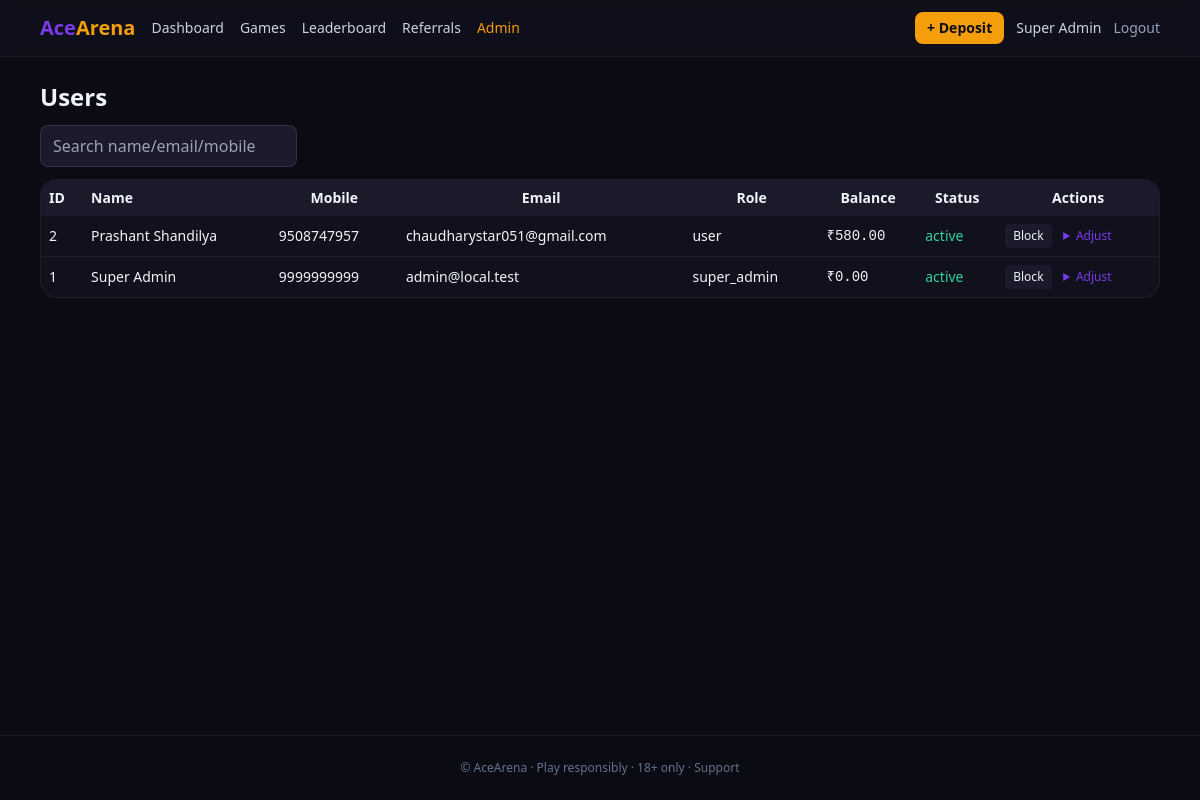
Page /admin/users (signed in) on the committed database.
### app/models.py (models this page shows, shortened)
class User(UserMixin, db.Model):
    __tablename__ = "users"
    id = db.Column(db.Integer, primary_key=True)
    name = db.Column(db.String(120))
    email = db.Column(db.String(190), unique=True, index=True)
    mobile = db.Column(db.String(20), unique=True, index=True)
    password_hash = db.Column(db.String(255))
    role = db.Column(db.String(32), default="user")  # user, support_admin, finance_admin, super_admin
    is_blocked = db.Column(db.Boolean, default=False)
    is_verified = db.Column(db.Boolean, default=False)
    referral_code = db.Column(db.String(16), unique=True, index=True)
    referred_by_id = db.Column(db.Integer, db.ForeignKey("users.id"))
    last_login_ip = db.Column(db.String(64))
    failed_attempts = db.Column(db.Integer, default=0)
    locked_until = db.Column(db.DateTime)
    created_at = db.Column(db.DateTime, default=datetime.utcnow)
    def is_admin(self): return self.role in ("super_admin", "finance_admin", "support_admin")

### app/admin/routes.py (the view)
@bp.route("/users")
@login_required
@admin_required()
def users():
    q = request.args.get("q", "").strip()
    query = User.query
    if q:
        query = query.filter((User.email.ilike(f"%{q}%")) | (User.mobile.ilike(f"%{q}%"))
                             | (User.name.ilike(f"%{q}%")))
    rows = query.order_by(User.id.desc()).limit(200).all()
    return render_template("admin/users.html", rows=rows, q=q,
                           balances={u.id: wallet_balance(u.id) for u in rows})

### app/models.py (called while the page is built)
def wallet_balance(user_id, wallet_type=None):
    q = db.session.query(func.coalesce(func.sum(WalletTransaction.amount), 0)) \
        .filter(WalletTransaction.user_id == user_id)
    if wallet_type:
        q = q.filter(WalletTransaction.wallet_type == wallet_type)
    return Decimal(q.scalar() or 0)

### app/utils.py (called while the page is built)
def admin_required(roles=None):
    roles = roles or ("super_admin", "finance_admin", "support_admin")
    def deco(fn):
        @wraps(fn)
        def wrapper(*a, **kw):
            if not current_user.is_authenticated or current_user.role not in roles:
                abort(403)
            return fn(*a, **kw)
        return wrapper
    return deco

### app/templates/admin/users.html (shortened to what this page needs)
{% extends "base.html" %}{% block content %}
<h1 class="text-2xl font-bold mb-3">Users</h1>
<form class="mb-3"><input name="q" value="{{ q }}" placeholder="Search name/email/mobile"
  class="px-3 py-2 rounded-lg bg-ink-700 border border-white/10"></form>
<div class="rounded-2xl bg-ink-800 border border-white/5 overflow-x-auto"><table class="w-full text-sm">
<thead class="bg-ink-700"><tr><th class="p-2 text-left">ID</th><th class="p-2 text-left">Name</th><th class="p-2">Mobile</th><th class="p-2">Email</th><th class="p-2">Role</th><th class="p-2">Balance</th><th class="p-2">Status</th><th class="p-2">Actions</th></tr></thead>
<tbody class="divide-y divide-white/5">
{% for u in rows %}<tr>
<td class="p-2">{{ u.id }}</td><td class="p-2">{{ u.name }}</td>
<td class="p-2">{{ u.mobile }}</td><td class="p-2">{{ u.email }}</td>
<td class="p-2">{{ u.role }}</td>
<td class="p-2 font-mono">₹{{ '%.2f'|format(balances[u.id]) }}</td>
<td class="p-2">{% if u.is_blocked %}<span class="text-rose-400">blocked</span>{% else %}<span class="text-emerald-400">active</span>{% endif %}</td>
<td class="p-2 whitespace-nowrap">
  <form method="post" action="{{ url_for('admin.block_user', uid=u.id) }}" class="inline">
    <button class="px-2 py-1 rounded bg-ink-700 text-xs">{{ 'Unblock' if u.is_blocked else 'Block' }}</button>
  </form>
  <details class="inline-block ml-2"><summary class="text-xs cursor-pointer text-brand-500">Adjust</summary>
  </details>
</td></tr>{% endfor %}
</tbody></table></div>{% endblock %}

### app/templates/base.html (shortened to what this page needs)
<!doctype html>
<html lang="en">
<head>
<script src="https://cdn.tailwindcss.com"></script>
<link rel="stylesheet" href="{{ url_for('static', filename='css/app.css') }}">
</head>
<body class="bg-ink-900 text-slate-100 min-h-screen flex flex-col">
<nav class="bg-ink-800/80 backdrop-blur border-b border-white/5 sticky top-0 z-50">
  <div class="max-w-6xl mx-auto px-4 py-3 flex items-center gap-4">
    <a href="{{ url_for('home') }}" class="font-extrabold text-xl">
      <span class="text-brand-500">Ace</span><span class="text-accent-400">Arena</span>
    </a>
    <div class="hidden md:flex gap-4 text-sm text-slate-300">
      {% if current_user.is_authenticated %}
        <a href="{{ url_for('wallet.dashboard') }}" class="hover:text-white">Dashboard</a>
        <a href="{{ url_for('games.lobby') }}" class="hover:text-white">Games</a>
        <a href="{{ url_for('games.leaderboard') }}" class="hover:text-white">Leaderboard</a>
        <a href="{{ url_for('referrals.index') }}" class="hover:text-white">Referrals</a>
        {% if current_user.is_admin() %}
        <a href="{{ url_for('admin.dashboard') }}" class="text-accent-400 hover:text-accent-500">Admin</a>
        {% endif %}
      {% endif %}
    </div>
    <div class="ml-auto flex items-center gap-3">
      {% if current_user.is_authenticated %}
        <a href="{{ url_for('payments.deposit') }}"
           class="px-3 py-1.5 rounded-lg bg-accent-400 text-ink-900 font-semibold text-sm">+ Deposit</a>
        <a href="{{ url_for('auth.profile') }}" class="text-sm text-slate-300">{{ current_user.name or current_user.mobile }}</a>
        <a href="{{ url_for('auth.logout') }}" class="text-sm text-slate-400 hover:text-white">Logout</a>
      {% else %}
        <a href="{{ url_for('auth.login') }}" class="text-sm text-slate-300 hover:text-white">Login</a>
        <a href="{{ url_for('auth.register') }}"
           class="px-3 py-1.5 rounded-lg bg-brand-500 text-white font-semibold text-sm">Sign up</a>
      {% endif %}
    </div>
  </div>
</nav>
<main class="flex-1 max-w-6xl w-full mx-auto px-4 py-6">
{% block content %}{% endblock %}
</main>
<footer class="border-t border-white/5 text-center text-xs text-slate-500 py-6">
  © AceArena · <a href="{{ url_for('security.responsible') }}" class="hover:text-white">Play responsibly</a>
  · 18+ only · <a href="{{ url_for('security.support') }}" class="hover:text-white">Support</a>
</footer>
</body></html>

### rows in the picture
User: name "Super Admin", id "1", mobile "9999999999", email "admin@local.test", role "super_admin", balances "0.00", shows "active", is_blocked "Block"
User: id "2", name "Prashant Shandilya", mobile "9508747957", email "chaudharystar051@gmail.com", role "user", balances "580.00", shows "active", is_blocked "Block"
